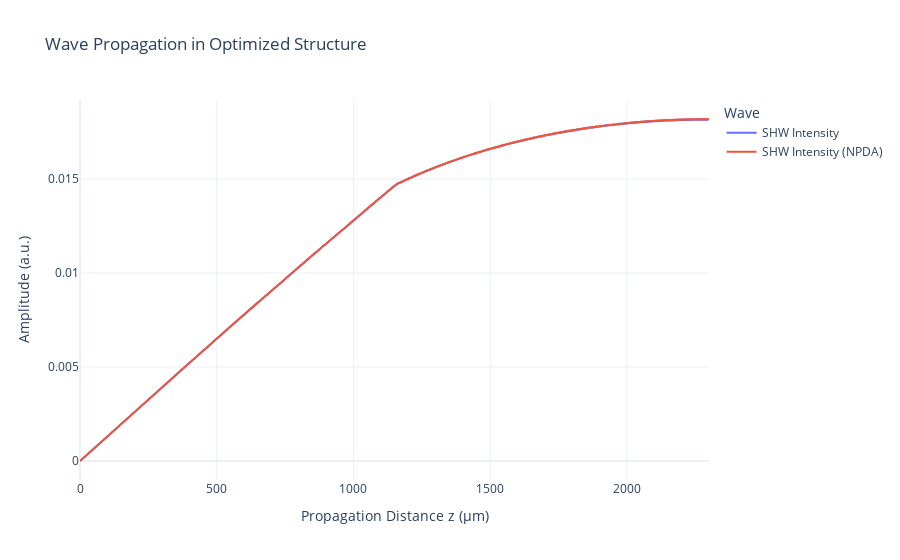

Here is the notebook cell this chart was saved with:
### Code cell
from qpm import cwes

# --- Calculate Propagation Trace for Optimized Structure ---
# Calculate phase mismatches at the design wavelength
delta_k1_design = mgoslt.calc_twm_delta_k(design_wl, design_wl, design_temp)
delta_k2_design = mgoslt.calc_twm_delta_k(design_wl, design_wl / 2, design_temp)
b_initial = jnp.array([1.0 + 0.0j, 0.0 + 0.0j, 0.0 + 0.0j])  # Initial amplitudes for FW, SHW, THW

# Generate kappa values for the optimized structure
kappa_vals_optimized = kappa_mag * jnp.power(-1, jnp.arange(optimized_widths.shape[0]))

# Run simulation to get the trace of amplitudes at each domain
_, full_trace = cwes.simulate_twm_with_trace(optimized_widths, kappa_vals_optimized, delta_k1_design, delta_k2_design, b_initial)

# Calculate the propagation distance z
z = jnp.concatenate([jnp.array([0.0]), jnp.cumsum(optimized_widths)])

# Calculate the power for each wave
shw_amp = jnp.abs(full_trace[:, 1])

# Create the plot
fig = go.Figure()
fig.add_trace(go.Scatter(x=z, y=shw_amp, mode="lines", name="SHW Intensity"))
fig.add_trace(go.Scatter(x=z, y=shg_intensity, mode="lines", name="SHW Intensity (NPDA)"))

fig.update_layout(
    title="Wave Propagation in Optimized Structure",
    xaxis_title="Propagation Distance z (μm)",
    yaxis_title="Amplitude (a.u.)",
    template="plotly_white",
    legend_title="Wave",
)
fig.show()

### Figure 1 — Plotly figure (JSON) as saved in the notebook; plotly's stock layout.template omitted (floating-point values rounded to 4 significant figures; data arrays with more than 128 entries replaced by an {"elided": "..."} marker saying what was removed)
{"data": [{"mode": "lines", "name": "SHW Intensity", "type": "scatter", "x": {"elided": "1490 float values"}, "y": {"elided": "1490 float values"}}, {"mode": "lines", "name": "SHW Intensity (NPDA)", "type": "scatter", "x": {"elided": "1490 float values"}, "y": {"elided": "1490 float values"}}], "layout": {"legend": {"title": {"text": "Wave"}}, "title": {"text": "Wave Propagation in Optimized Structure"}, "xaxis": {"title": {"text": "Propagation Distance z (μm)"}}, "yaxis": {"title": {"text": "Amplitude (a.u.)"}}}}
